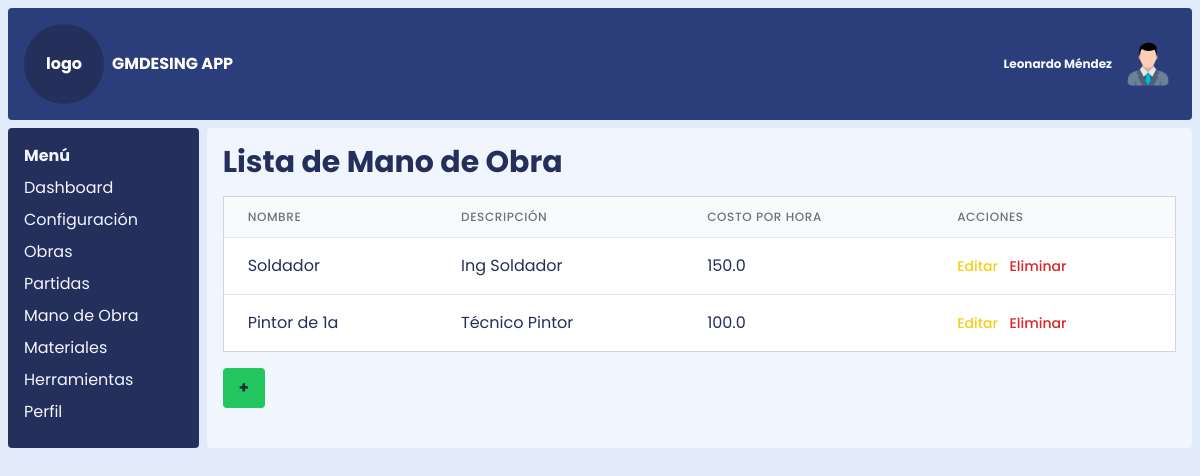
Page /mano_de_obra on the earlier database version.
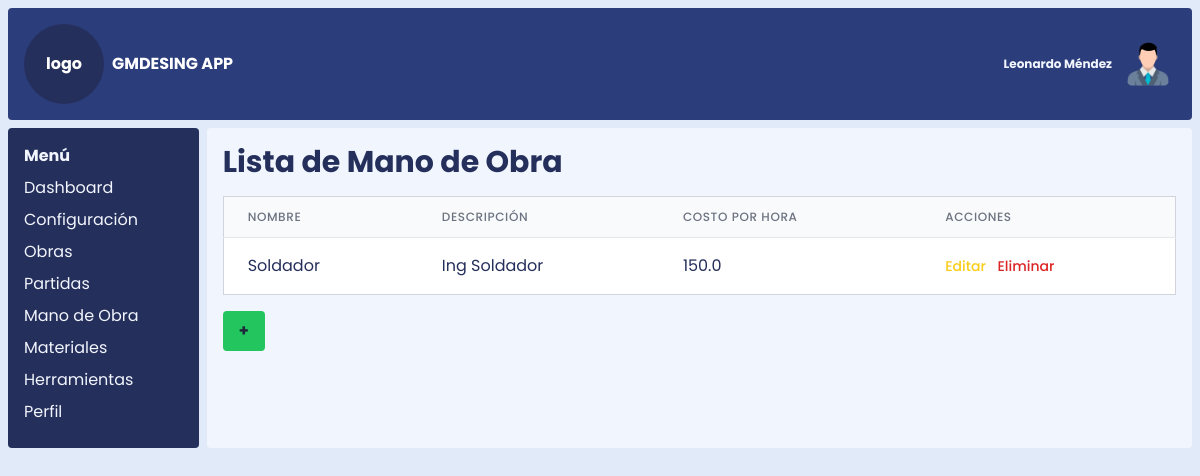
Same page on the later database version.
### models.py (models this page shows)
class ManoDeObra(db.Model):
    __tablename__ = 'mano_de_obra'
    id_mano_de_obra = db.Column(db.Integer, primary_key=True)
    nombre_mano_de_obra = db.Column(db.String(100), nullable=False)
    descripcion_mano_de_obra = db.Column(db.Text)
    costo_hora = db.Column(db.Float)
    partidas_mano_de_obra = db.relationship('PartidasManoDeObra', backref='mano_de_obra')

### app.py (the view)
@app.route('/mano_de_obra')
def listar_mano_de_obra():
    mano_de_obra_lista = ManoDeObra.query.all()
    headers = ['Nombre', 'Descripción', 'Costo por Hora']
    return render_template('listar_mano_de_obra.html', headers=headers, mano_de_obra_lista=mano_de_obra_lista, datos=datos)

### templates/listar_mano_de_obra.html (shortened to what this page needs)
{% extends 'index.html' %}
{% import 'componentes/tabla.html' as macros %}
{% block content %}
    <h1 class="text-3xl font-bold mb-4">Lista de Mano de Obra</h1>
    {% if mano_de_obra_lista %}
        {% set rows = [] %}
        {% for mano_de_obra in mano_de_obra_lista %}
            {% set row = (mano_de_obra.nombre_mano_de_obra, mano_de_obra.descripcion_mano_de_obra or "Sin descripción", mano_de_obra.costo_hora or "Sin costo") %}
            {% set action = {
                'editar': url_for('editar_mano_de_obra', id_mano_de_obra=mano_de_obra.id_mano_de_obra),
                'eliminar': url_for('eliminar_mano_de_obra', id_mano_de_obra=mano_de_obra.id_mano_de_obra),
                'id': mano_de_obra.id_mano_de_obra,
                'nombre': mano_de_obra.nombre_mano_de_obra
            } %}
            {% set _ = rows.append((row, action)) %}
        {% endfor %}
        {{ macros.render_table(headers, rows) }}
    {% else %}
        <p class="text-gray-600">No hay registros almacenados.</p>
    {% endif %}
    <a href="{{ url_for('crear_mano_de_obra') }}" class="bg-green-500 hover:bg-green-700 text-slate-800 font-bold py-2 px-4 rounded mt-4 inline-block">+</a>
{% endblock %}

### templates/componentes/tabla.html (shortened to what this page needs)
{% macro render_table(headers, rows) %}
<div class="overflow-x-auto">
    <table class="min-w-full divide-y divide-gray-200 border border-gray-300">
        <thead class="bg-gray-50">
            <tr>
                {% for header in headers %}
                <th scope="col" class="px-6 py-3 text-left text-xs font-medium text-gray-500 uppercase tracking-wider">
                    {{ header }}
                </th>
                {% endfor %}
                <th scope="col" class="px-6 py-3 relative text-left text-xs font-medium text-gray-500 uppercase tracking-wider">
                    Acciones
                </th>
            </tr>
        </thead>
        <tbody class="bg-white divide-y divide-gray-200">
            {% for row, action in rows %}
            <tr>
                {% for item in row %}
                <td class="px-6 py-4 whitespace-nowrap">{{ item }}</td>
                {% endfor %}
                <td class="px-6 py-4 whitespace-nowrap text-left text-sm font-medium">
                    <a href="{{ action.editar }}" class="text-yellow-400 hover:text-yellow-600 mr-2">Editar</a>
                    <button type="button" class="text-red-600 hover:text-red-900" data-bs-toggle="modal"
                        data-bs-target="#confirmDeleteModal" onclick="openModal('{{ action.id }}', '{{ action.nombre }}', '{{ action.eliminar }}')">Eliminar</button>
                </td>
            </tr>
            {% endfor %}
        </tbody>
    </table>
</div>
{% endmacro %}

Differences in the rows shown:
removed ManoDeObra: nombre_mano_de_obra "Pintor de 1a", descripcion_mano_de_obra "Técnico Pintor", costo_hora "100.0"
Other differences:
list line gone: "Editar Eliminar"
